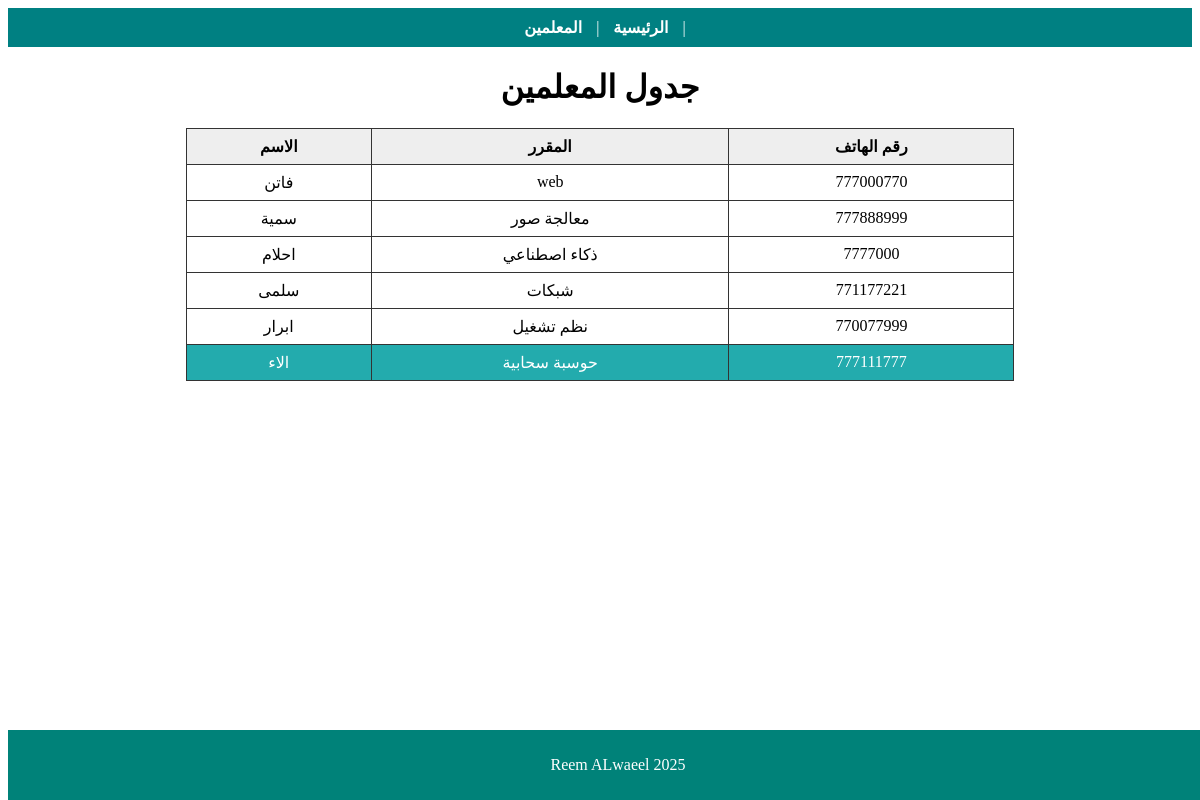
Page /teacher/ on the committed database.
### teacher/models.py (models this page shows, shortened)
class Teacher(models.Model):
    name = models.CharField(max_length=100)
    subject = models.CharField(max_length=100)
    phone = models.CharField(max_length=20)

### teacher/views.py (the view)
# urls.py: path('', views.teacher_list, name='teacher_list'),
def teacher_list(request):
    teachers = Teacher.objects.all()
    return render(request, 'teacher/teacher_list.html', {'teachers': teachers})

### teacher/templates/teacher/teacher_list.html (shortened to what this page needs)
{% extends 'base.html' %}
{% load static %}
{% block content %}
<h1 style="text-align:center;">جدول المعلمين</h1>
<table>
    <thead>
      <tr>
          <th>الاسم</th>
          <th>المقرر</th>
          <th>رقم الهاتف</th>
      </tr>
    </thead>
    <tbody>
    {% for teacher in teachers %}
      <tr {% if teacher.phone|slice:"-1:" == "7" %} style="background-color: rgb(35, 171, 173); color: white;" {% endif %}>
          <td>{{ teacher.name }}</td>
          <td>{{ teacher.subject }}</td>
          <td>{{ teacher.phone }}</td>
      </tr>
    {% empty %}
      <tr>
          <td colspan="3">لا يوجد معلمين</td>
      </tr>
    {% endfor %}
    </tbody>
</table>
{% endblock %}

### teacher/templates/base.html (shortened to what this page needs)
<!DOCTYPE html>
<html lang="ar">
<head>
  {% load static %}
  <link rel="stylesheet" href="{% static 'css/main.css' %}">
</head>
<body>
  {% include 'header.html' %}
  <main>
    {% block content %}
    {% endblock %}
  </main>
  {% include 'footer.html' %}
</body>
</html>

### teacher/templates/header.html
<header>
  <nav>
    <a href="#">الرئيسية</a> |
    <a href="{% url 'teacher:teacher_list' %}">المعلمين</a> |
  </nav>
</header>

### teacher/templates/footer.html
<footer>
  <p>Reem ALwaeel 2025</p>
</footer>

### teacher/static/css/main.css (style rules this page uses)
table { border-collapse: collapse; width: 70%; margin: auto; }
th, td { border: 1px solid #333; padding: 8px; text-align: center; }
th { background: #eee; }
header { background-color: #008082; color: white; padding: 10px; text-align: center; }
header nav a { color: white; margin: 0 10px; text-decoration: none; font-weight: bold; }
footer { background-color: #008279; color: white; text-align: center; padding: 10px; position: fixed; bottom: 0; width: 100%; }

### rows in the picture
Teacher: name "فاتن", subject "web", phone "777000770"
Teacher: name "سمية", subject "معالجة صور", phone "777888999"
Teacher: name "احلام", subject "ذكاء اصطناعي", phone "7777000"
Teacher: name "سلمى", subject "شبكات", phone "771177221"
Teacher: name "ابرار", subject "نظم تشغيل", phone "770077999"
Teacher: name "الاء", subject "حوسبة سحابية", phone "777111777"
